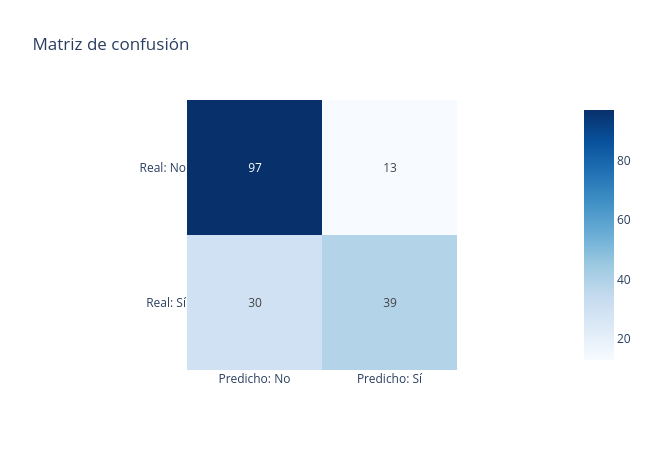

Here is the notebook cell this chart was saved with:
### Code cell
# Grafica la matriz de confusión con plot_matriz_confusion()
# ✍️ Tu código aquí

plot_matriz_confusion(y_test, pred_knn)

### Figure 1 — Plotly figure (JSON) as saved in the notebook; plotly's stock layout.template omitted (floating-point values rounded to 4 significant figures)
{"data": [{"coloraxis": "coloraxis", "hovertemplate": "x: %{x}<br>y: %{y}<br>color: %{z}<extra></extra>", "name": "0", "texttemplate": "%{z}", "type": "heatmap", "x": ["Predicho: No", "Predicho: Sí"], "xaxis": "x", "y": ["Real: No", "Real: Sí"], "yaxis": "y", "z": [[97, 13], [30, 39]]}], "layout": {"coloraxis": {"autocolorscale": false, "colorscale": [[0, "rgb(247,251,255)"], [0.125, "rgb(222,235,247)"], [0.25, "rgb(198,219,239)"], [0.375, "rgb(158,202,225)"], [0.5, "rgb(107,174,214)"], [0.625, "rgb(66,146,198)"], [0.75, "rgb(33,113,181)"], [0.875, "rgb(8,81,156)"], [1, "rgb(8,48,107)"]]}, "height": 450, "title": {"text": "Matriz de confusión"}, "width": 650, "xaxis": {"anchor": "y", "constrain": "domain", "domain": [0, 1], "scaleanchor": "y"}, "yaxis": {"anchor": "x", "autorange": "reversed", "constrain": "domain", "domain": [0, 1]}}}
